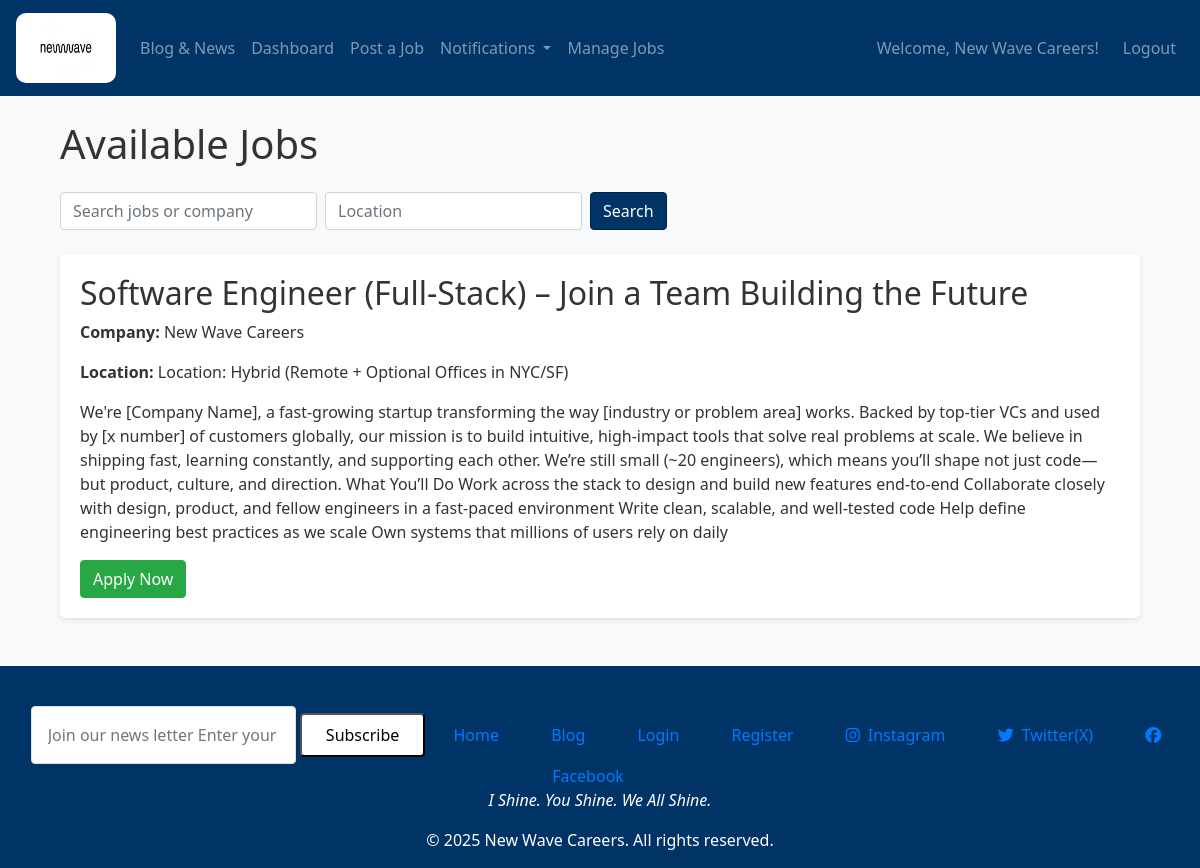
Page /jobs (signed in) on the earlier database version.
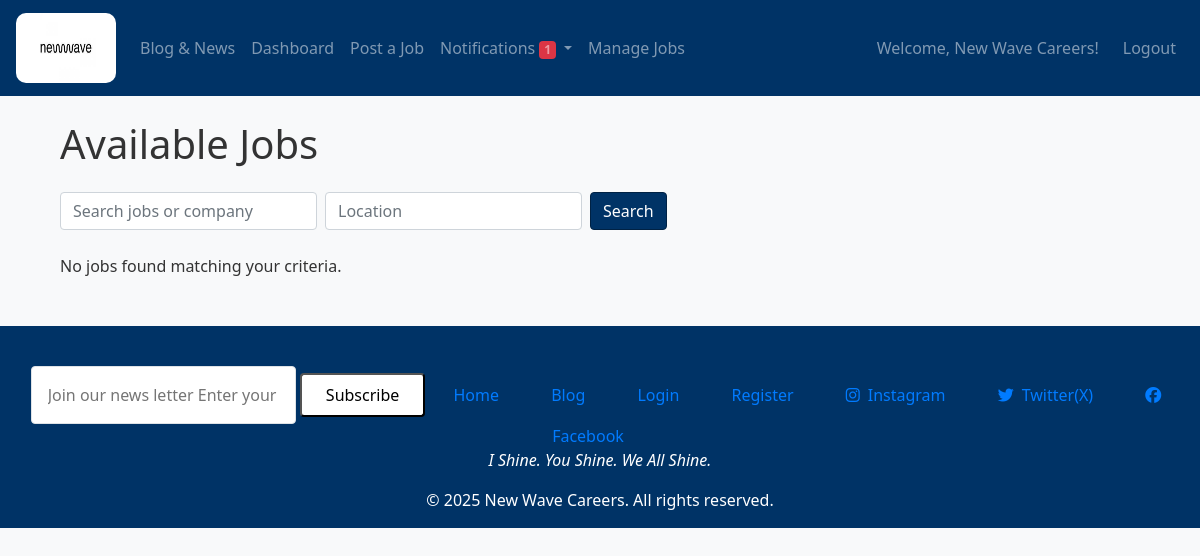
Same page on the later database version.
### models.py (models this page shows, shortened)
class User(db.Model, UserMixin):
    id = db.Column(db.Integer, primary_key=True)
    username = db.Column(db.String(100), unique=True, nullable=False)
    email = db.Column(db.String(150), unique=True, nullable=False, index=True)
    password = db.Column(db.String(200), nullable=False)
    is_admin = db.Column(db.Boolean, default=False)
    bio = db.Column(db.Text, nullable=True)
    location = db.Column(db.String(100), nullable=True)
    applications = db.relationship('Application', backref='user_applications', lazy=True)  # Link Applications
    role = db.Column(db.Enum(UserRole), nullable=False, default=UserRole.JOB_SEEKER)
    profile_image = db.Column(db.String(200), nullable=True, default='default.jpg')
    notifications = db.relationship('Notification', backref='receiver', lazy='dynamic')
    applications = db.relationship('Application', backref='applicant', lazy=True)
    saved_jobs = db.relationship('Job', secondary='saved_jobs', backref='saved_by', lazy='dynamic')

class Job(db.Model):
    id = db.Column(db.Integer, primary_key=True)
    title = db.Column(db.String(100), nullable=False)
    description = db.Column(db.Text, nullable=False)
    company = db.Column(db.String(100), nullable=False)
    location = db.Column(db.String(100), nullable=False)
    views = db.Column(db.Integer, default=0)
    date_posted = db.Column(db.DateTime, default=datetime.utcnow)
    applications = db.relationship('Application', backref='job_applications', lazy=True)
    user_id = db.Column(db.Integer, db.ForeignKey('user.id'), nullable=False)
    employer_id = db.Column(db.Integer, db.ForeignKey('user.id', name='fk_job_employer_id'), nullable=False)
    employer = db.relationship('User', foreign_keys=[employer_id], backref=db.backref('jobs', lazy=True))

### routes.py (the view)
@app.route("/jobs")
@login_required
def jobs():
    job_list = Job.query.all()
    return render_template('jobs.html', jobs=job_list, UserRole=UserRole)

### app.py (called while the page is built)
@app.after_request
def add_header(response):
    response.headers["Cache-Control"] = "no-store, no-cache, must-revalidate, max-age=0"
    return response

### models.py (called while the page is built)
@login_manager.user_loader
def load_user(user_id):
    return User.query.get(int(user_id))

### templates/jobs.html (shortened to what this page needs)
{% extends "layout.html" %}
{% block content %}
<div class="container">
  <h1 class="mb-4">Available Jobs</h1>
  <form method="GET" action="{{ url_for('jobs') }}" class="form-inline mb-4">
    <div class="form-group mr-2">
      <input type="text" name="search" class="form-control" placeholder="Search jobs or company" value="{{ search }}">
    </div>
    <div class="form-group mr-2">
      <input type="text" name="location" class="form-control" placeholder="Location" value="{{ location }}">
    </div>
    <button type="submit" class="btn btn-primary">Search</button>
  </form>
  {% if jobs %}
    {% for job in jobs %}
      <div class="job-listing">
        <h2>{{ job.title }}</h2>
        <p><strong>Company:</strong> {{ job.company }}</p>
        <p><strong>Location:</strong> {{ job.location }}</p>
        <p>{{ job.description}}</p>
        <a href="{{ url_for('apply', job_id=job.id) }}" class="btn btn-success">Apply Now</a>
      </div>
    {% endfor %}
  {% else %}
    <p>No jobs found matching your criteria.</p>
  {% endif %}
</div>
{% endblock %}

### templates/layout.html (shortened to what this page needs)
<!DOCTYPE html>
<html lang="en">
<head>
  <link rel="stylesheet" href="https://cdnjs.cloudflare.com/ajax/libs/font-awesome/6.5.0/css/all.min.css" />
  <link rel="stylesheet" href="https://stackpath.bootstrapcdn.com/bootstrap/4.5.2/css/bootstrap.min.css">
  <link rel="stylesheet" href="static/style.css">
</head>
<body>
  <nav class="navbar navbar-expand-lg navbar-dark bg-primary">
    <a class="navbar-brand" href="{{ url_for('home') }}">
      <img src="/static/logo.jpg" alt="Logo" style="height: 70px; width: 100px; border-radius: 10px;">
    </a>
    <div class="collapse navbar-collapse" id="navbarContent">
      <ul class="navbar-nav mr-auto">
        {% if current_user.is_authenticated %}
          {% if current_user.role == UserRole.JOB_SEEKER %}
            <li class="nav-item"><a class="nav-link" href="{{ url_for('blog') }}">Blog & News</a></li>
            <li class="nav-item"><a class="nav-link" href="{{ url_for('dashboard') }}">Dashboard</a></li>
            <li class="nav-item"><a class="nav-link" href="{{ url_for('jobs') }}">Jobs</a></li>
            <li class="nav-item dropdown">
              <a class="nav-link dropdown-toggle" href="{{ url_for('notifications') }}" id="notificationDropdown" role="button" data-bs-toggle="dropdown" aria-expanded="false">
                  Notifications
                  {% set unread = current_user.notifications|selectattr("is_read", "equalto", False)|list %}
                  {% if unread|length > 0 %}
                      <span class="badge bg-danger">{{ unread|length }}</span>
                  {% endif %}
              </a>
              <ul class="dropdown-menu dropdown-menu-end" aria-labelledby="notificationDropdown" style="max-height: 300px; overflow-y: auto;">
                {% set sorted_notifications = current_user.notifications | sort(attribute="timestamp", reverse=True) %}
                {% for n in sorted_notifications[:5] %}
                {% endfor %}
                  <li><hr class="dropdown-divider"></li>
                  <li><a class="dropdown-item text-center" href="{{ url_for('notifications') }}">View All</a></li>
              </ul>
          </li>
          {% elif current_user.role == UserRole.EMPLOYER %}
            <li class="nav-item"><a class="nav-link" href="{{ url_for('blog') }}">Blog & News</a></li>
            <li class="nav-item"><a class="nav-link" href="{{ url_for('employer_dashboard') }}">Dashboard</a></li>
            <li class="nav-item"><a class="nav-link" href="{{ url_for('post_job') }}">Post a Job</a></li>
            <li class="nav-item dropdown">
              <a class="nav-link dropdown-toggle" href="{{ url_for('notifications') }}" id="notificationDropdown" role="button" data-bs-toggle="dropdown" aria-expanded="false">
                  Notifications
                  {% set unread = current_user.notifications|selectattr("is_read", "equalto", False)|list %}
                  {% if unread|length > 0 %}
                      <span class="badge bg-danger">{{ unread|length }}</span>
                  {% endif %}
              </a>
                {% set sorted_notifications = current_user.notifications | sort(attribute="timestamp", reverse=True) %}
          </li>
            <li class="nav-item"><a class="nav-link" href="{{ url_for('manage_jobs') }}">Manage Jobs</a></li>
          {% endif %}
        {% else %}
          <li class="nav-item"><a class="nav-link" href="{{ url_for('blog') }}">Blog & News</a></li>
          <li class="nav-item"><a class="nav-link" href="{{ url_for('login') }}">Login</a></li>
          <li class="nav-item"><a class="nav-link" href="{{ url_for('register') }}">Register</a></li>
        {% endif %}
      </ul>
      {% if current_user.is_authenticated %}
        <span class="navbar-text">Welcome, {{ current_user.username }}!</span>
        <ul class="navbar-nav ml-3">
          <li class="nav-item"><a class="nav-link" href="{{ url_for('logout') }}">Logout</a></li>
        </ul>
      {% endif %}
    </div>
  </nav>
  <div class="container mt-4">
    {% block content %}{% endblock %}
  </div>
  <footer class="footer bg-primary text-white mt-5 py-3">
    <div class="max-w-7xl mx-auto px-6 grid grid-cols-1 md:grid-cols-4 gap-10">
      <div>
        <div class="flex flex-col text-right text-center space-y-3">
          <form action="#" method="POST" class="flex flex-col space-y-3">
            <input type="email" placeholder="Join our news letter Enter your email"
                   class="p-3 rounded bg-blue-800 border border-blue-700 text-blue-900 placeholder-gray-300 focus:outline-none focus:ring-2 focus:ring-blue-400">
            <button type="submit"
                    class="bg-white text-blue-900 font-semibold py-2 px-4 rounded hover:bg-gray-200 transition duration-300">
              Subscribe
            </button>
          <a href="{{ url_for('home') }}" class="bg-blue-700 hover:bg-blue-800 text-blue-900 px-4 py-2 rounded text-sm transition duration-300">Home</a>
          <a href="{{ url_for('blog') }}" class="bg-blue-700 hover:bg-blue-800 text-blue-900 px-4 py-2 rounded text-sm transition duration-300">Blog</a>
          <a href="{{ url_for('login') }}" class="bg-blue-700 hover:bg-blue-800 text-blue-900 px-4 py-2 rounded text-sm transition duration-300">Login</a>
          <a href="{{ url_for('register') }}" class="bg-blue-700 hover:bg-blue-800 text-blue-900 px-4 py-2 rounded text-sm transition duration-300">Register</a>
          <a href="https://instagram.com/newwavecareers" target="_blank" class="bg-blue-700 hover:bg-blue-800 flex items-center px-4 py-2 rounded transition duration-300">
            <i class="fab fa-instagram mr-2"></i>Instagram
          </a>
          <a href="https://twitter.com/newwavecareers" target="_blank" class="bg-blue-700 hover:bg-blue-800 flex items-center px-4 py-2 rounded transition duration-300">
            <i class="fab fa-twitter mr-2"></i>Twitter(X)
          </a>
          <a href="https://facebook.com/newwavecareers" target="_blank" class="bg-blue-700 hover:bg-blue-800 flex items-center px-4 py-2 rounded transition duration-300">
            <i class="fab fa-facebook mr-2"></i>Facebook
          </a>
        </div>
      </div>
    </div>
    <div class="mt-12 border-t border-blue-800 pt-6 text-center text-blue-900 text-sm text-gray-300">
      <p><em>I Shine. You Shine. We All Shine.</em></p>
      &copy; 2025 New Wave Careers. All rights reserved.
    </div>
  </footer>
</body>
</html>

### static/style.css (style rules this page uses)
:root { --main-blue: #003366; --dark-blue: #002244; }
.navbar.bg-primary, .footer.bg-primary { background-color: var(--main-blue) !important; }
.btn-primary { background-color: var(--main-blue); border-color: var(--dark-blue); }
body { background-color: #f8f9fa; color: #333; }
.container { margin-top: 20px; }
.footer { position: relative; bottom: 0; width: 100%; }
body { font-family: 'Segoe UI', sans-serif; }

Differences in the rows shown:
removed Job: title "Software Engineer (Full-Stack) – Join a Team Building the Future", company "New Wave Careers", location "Location: Hybrid (Remote + Optional Offices in NYC/SF)", description "We're [Company Name], a fast-growing startup transforming the way [industry or problem area] works. Backed by top-tier VCs and used by [x number] of customers globally, our mission is to build intuitive, high-impact tools that solve real problems at scale. We believe in shipping fast, learning constantly, and supporting each other. We’re still small (~20 engineers), which means you’ll shape not just code—but product, culture, and direction. What You’ll Do Work across the stack to design and build new features end-to-end Collaborate closely with design, product, and fellow engineers in a fast-paced environment Write clean, scalable, and well-tested code Help define engineering best practices…"
Other differences:
{{ unread|length }}: (not shown) → "1"
text now shown: "No jobs found matching your criteria."
